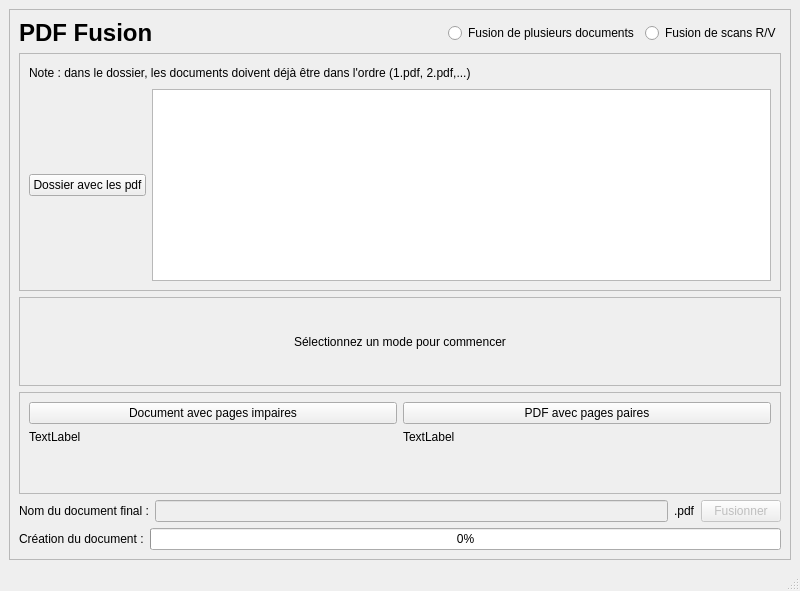
<?xml version="1.0" encoding="UTF-8"?>
<ui version="4.0">
 <class>MainWindow</class>
 <widget class="QMainWindow" name="MainWindow">
  <property name="geometry">
   <rect>
    <x>0</x>
    <y>0</y>
    <width>800</width>
    <height>591</height>
   </rect>
  </property>
  <property name="sizePolicy">
   <sizepolicy hsizetype="Minimum" vsizetype="Minimum">
    <horstretch>0</horstretch>
    <verstretch>0</verstretch>
   </sizepolicy>
  </property>
  <property name="windowTitle">
   <string>PDF Fusion</string>
  </property>
  <widget class="QWidget" name="centralwidget">
   <layout class="QHBoxLayout" name="horizontalLayout_7">
    <item>
     <widget class="QFrame" name="frame">
      <property name="sizePolicy">
       <sizepolicy hsizetype="Minimum" vsizetype="Minimum">
        <horstretch>0</horstretch>
        <verstretch>0</verstretch>
       </sizepolicy>
      </property>
      <property name="frameShape">
       <enum>QFrame::StyledPanel</enum>
      </property>
      <property name="frameShadow">
       <enum>QFrame::Raised</enum>
      </property>
      <layout class="QVBoxLayout" name="verticalLayout_5">
       <item>
        <layout class="QHBoxLayout" name="horizontalLayout_2">
         <item>
          <widget class="QLabel" name="label">
           <property name="text">
            <string>&lt;html&gt;&lt;head/&gt;&lt;body&gt;&lt;p&gt;&lt;span style=&quot; font-size:18pt; font-weight:600;&quot;&gt;PDF Fusion&lt;/span&gt;&lt;/p&gt;&lt;/body&gt;&lt;/html&gt;</string>
           </property>
          </widget>
         </item>
         <item>
          <spacer name="horizontalSpacer">
           <property name="orientation">
            <enum>Qt::Horizontal</enum>
           </property>
           <property name="sizeHint" stdset="0">
            <size>
             <width>40</width>
             <height>20</height>
            </size>
           </property>
          </spacer>
         </item>
         <item>
          <widget class="QRadioButton" name="multi_merge_button">
           <property name="text">
            <string>Fusion de plusieurs documents</string>
           </property>
           <property name="checkable">
            <bool>true</bool>
           </property>
           <property name="checked">
            <bool>false</bool>
           </property>
           <property name="autoRepeat">
            <bool>false</bool>
           </property>
          </widget>
         </item>
         <item>
          <widget class="QRadioButton" name="odd_even_merge_button">
           <property name="text">
            <string>Fusion de scans R/V</string>
           </property>
          </widget>
         </item>
        </layout>
       </item>
       <item>
        <widget class="QFrame" name="merge_docs_frame">
         <property name="frameShape">
          <enum>QFrame::StyledPanel</enum>
         </property>
         <property name="frameShadow">
          <enum>QFrame::Raised</enum>
         </property>
         <layout class="QVBoxLayout" name="verticalLayout_4">
          <item>
           <layout class="QHBoxLayout" name="horizontalLayout_4">
            <item>
             <widget class="QLabel" name="label_5">
              <property name="text">
               <string>Note : dans le dossier, les documents doivent déjà être dans l'ordre (1.pdf, 2.pdf,...)</string>
              </property>
             </widget>
            </item>
            <item>
             <spacer name="horizontalSpacer_2">
              <property name="orientation">
               <enum>Qt::Horizontal</enum>
              </property>
              <property name="sizeHint" stdset="0">
               <size>
                <width>40</width>
                <height>20</height>
               </size>
              </property>
             </spacer>
            </item>
           </layout>
          </item>
          <item>
           <layout class="QHBoxLayout" name="horizontalLayout_5">
            <item>
             <widget class="QPushButton" name="path_to_pdfs_button">
              <property name="text">
               <string>Dossier avec les pdf</string>
              </property>
             </widget>
            </item>
            <item>
             <widget class="QListWidget" name="pdf_list"/>
            </item>
           </layout>
          </item>
         </layout>
        </widget>
       </item>
       <item>
        <widget class="QFrame" name="frame_2">
         <property name="frameShape">
          <enum>QFrame::StyledPanel</enum>
         </property>
         <property name="frameShadow">
          <enum>QFrame::Raised</enum>
         </property>
         <layout class="QVBoxLayout" name="verticalLayout">
          <item>
           <spacer name="verticalSpacer_3">
            <property name="orientation">
             <enum>Qt::Vertical</enum>
            </property>
            <property name="sizeHint" stdset="0">
             <size>
              <width>20</width>
              <height>0</height>
             </size>
            </property>
           </spacer>
          </item>
          <item>
           <layout class="QHBoxLayout" name="horizontalLayout_8">
            <item>
             <spacer name="horizontalSpacer_3">
              <property name="orientation">
               <enum>Qt::Horizontal</enum>
              </property>
              <property name="sizeHint" stdset="0">
               <size>
                <width>40</width>
                <height>20</height>
               </size>
              </property>
             </spacer>
            </item>
            <item>
             <widget class="QLabel" name="label_6">
              <property name="text">
               <string>Sélectionnez un mode pour commencer</string>
              </property>
             </widget>
            </item>
            <item>
             <spacer name="horizontalSpacer_4">
              <property name="orientation">
               <enum>Qt::Horizontal</enum>
              </property>
              <property name="sizeHint" stdset="0">
               <size>
                <width>40</width>
                <height>20</height>
               </size>
              </property>
             </spacer>
            </item>
           </layout>
          </item>
          <item>
           <spacer name="verticalSpacer_4">
            <property name="orientation">
             <enum>Qt::Vertical</enum>
            </property>
            <property name="sizeHint" stdset="0">
             <size>
              <width>20</width>
              <height>0</height>
             </size>
            </property>
           </spacer>
          </item>
         </layout>
        </widget>
       </item>
       <item>
        <widget class="QFrame" name="merge_rv_frame">
         <property name="frameShape">
          <enum>QFrame::StyledPanel</enum>
         </property>
         <property name="frameShadow">
          <enum>QFrame::Raised</enum>
         </property>
         <layout class="QHBoxLayout" name="horizontalLayout_6">
          <item>
           <layout class="QVBoxLayout" name="verticalLayout_2">
            <item>
             <widget class="QPushButton" name="odd_pages_button">
              <property name="text">
               <string>Document avec pages impaires</string>
              </property>
             </widget>
            </item>
            <item>
             <widget class="QLabel" name="odd_page_text">
              <property name="text">
               <string>TextLabel</string>
              </property>
             </widget>
            </item>
            <item>
             <spacer name="verticalSpacer">
              <property name="orientation">
               <enum>Qt::Vertical</enum>
              </property>
              <property name="sizeHint" stdset="0">
               <size>
                <width>20</width>
                <height>40</height>
               </size>
              </property>
             </spacer>
            </item>
           </layout>
          </item>
          <item>
           <layout class="QVBoxLayout" name="verticalLayout_3">
            <item>
             <widget class="QPushButton" name="even_pages_button">
              <property name="text">
               <string>PDF avec pages paires</string>
              </property>
             </widget>
            </item>
            <item>
             <widget class="QLabel" name="even_pages_text">
              <property name="text">
               <string>TextLabel</string>
              </property>
             </widget>
            </item>
            <item>
             <spacer name="verticalSpacer_2">
              <property name="orientation">
               <enum>Qt::Vertical</enum>
              </property>
              <property name="sizeHint" stdset="0">
               <size>
                <width>20</width>
                <height>40</height>
               </size>
              </property>
             </spacer>
            </item>
           </layout>
          </item>
         </layout>
        </widget>
       </item>
       <item>
        <layout class="QHBoxLayout" name="horizontalLayout">
         <property name="sizeConstraint">
          <enum>QLayout::SetDefaultConstraint</enum>
         </property>
         <item>
          <widget class="QLabel" name="label_2">
           <property name="text">
            <string>Nom du document final :</string>
           </property>
          </widget>
         </item>
         <item>
          <widget class="QLineEdit" name="document_name">
           <property name="enabled">
            <bool>false</bool>
           </property>
          </widget>
         </item>
         <item>
          <widget class="QLabel" name="label_4">
           <property name="text">
            <string>.pdf</string>
           </property>
          </widget>
         </item>
         <item>
          <widget class="QPushButton" name="MergeButton">
           <property name="enabled">
            <bool>false</bool>
           </property>
           <property name="text">
            <string>Fusionner</string>
           </property>
          </widget>
         </item>
        </layout>
       </item>
       <item>
        <layout class="QHBoxLayout" name="horizontalLayout_3">
         <item>
          <widget class="QLabel" name="label_3">
           <property name="text">
            <string>Création du document :</string>
           </property>
          </widget>
         </item>
         <item>
          <widget class="QProgressBar" name="progressBar">
           <property name="value">
            <number>0</number>
           </property>
          </widget>
         </item>
        </layout>
       </item>
      </layout>
     </widget>
    </item>
   </layout>
  </widget>
  <widget class="QStatusBar" name="statusbar"/>
 </widget>
 <resources/>
 <connections>
  <connection>
   <sender>multi_merge_button</sender>
   <signal>toggled(bool)</signal>
   <receiver>merge_docs_frame</receiver>
   <slot>show()</slot>
   <hints>
    <hint type="sourcelabel">
     <x>502</x>
     <y>33</y>
    </hint>
    <hint type="destinationlabel">
     <x>636</x>
     <y>74</y>
    </hint>
   </hints>
  </connection>
  <connection>
   <sender>multi_merge_button</sender>
   <signal>toggled(bool)</signal>
   <receiver>merge_rv_frame</receiver>
   <slot>hide()</slot>
   <hints>
    <hint type="sourcelabel">
     <x>572</x>
     <y>23</y>
    </hint>
    <hint type="destinationlabel">
     <x>785</x>
     <y>477</y>
    </hint>
   </hints>
  </connection>
  <connection>
   <sender>odd_even_merge_button</sender>
   <signal>toggled(bool)</signal>
   <receiver>merge_docs_frame</receiver>
   <slot>hide()</slot>
   <hints>
    <hint type="sourcelabel">
     <x>685</x>
     <y>29</y>
    </hint>
    <hint type="destinationlabel">
     <x>705</x>
     <y>60</y>
    </hint>
   </hints>
  </connection>
  <connection>
   <sender>odd_even_merge_button</sender>
   <signal>toggled(bool)</signal>
   <receiver>merge_rv_frame</receiver>
   <slot>show()</slot>
   <hints>
    <hint type="sourcelabel">
     <x>758</x>
     <y>33</y>
    </hint>
    <hint type="destinationlabel">
     <x>785</x>
     <y>477</y>
    </hint>
   </hints>
  </connection>
  <connection>
   <sender>multi_merge_button</sender>
   <signal>toggled(bool)</signal>
   <receiver>frame_2</receiver>
   <slot>hide()</slot>
   <hints>
    <hint type="sourcelabel">
     <x>432</x>
     <y>36</y>
    </hint>
    <hint type="destinationlabel">
     <x>346</x>
     <y>309</y>
    </hint>
   </hints>
  </connection>
  <connection>
   <sender>odd_even_merge_button</sender>
   <signal>toggled(bool)</signal>
   <receiver>frame_2</receiver>
   <slot>hide()</slot>
   <hints>
    <hint type="sourcelabel">
     <x>657</x>
     <y>34</y>
    </hint>
    <hint type="destinationlabel">
     <x>614</x>
     <y>317</y>
    </hint>
   </hints>
  </connection>
 </connections>
</ui>
